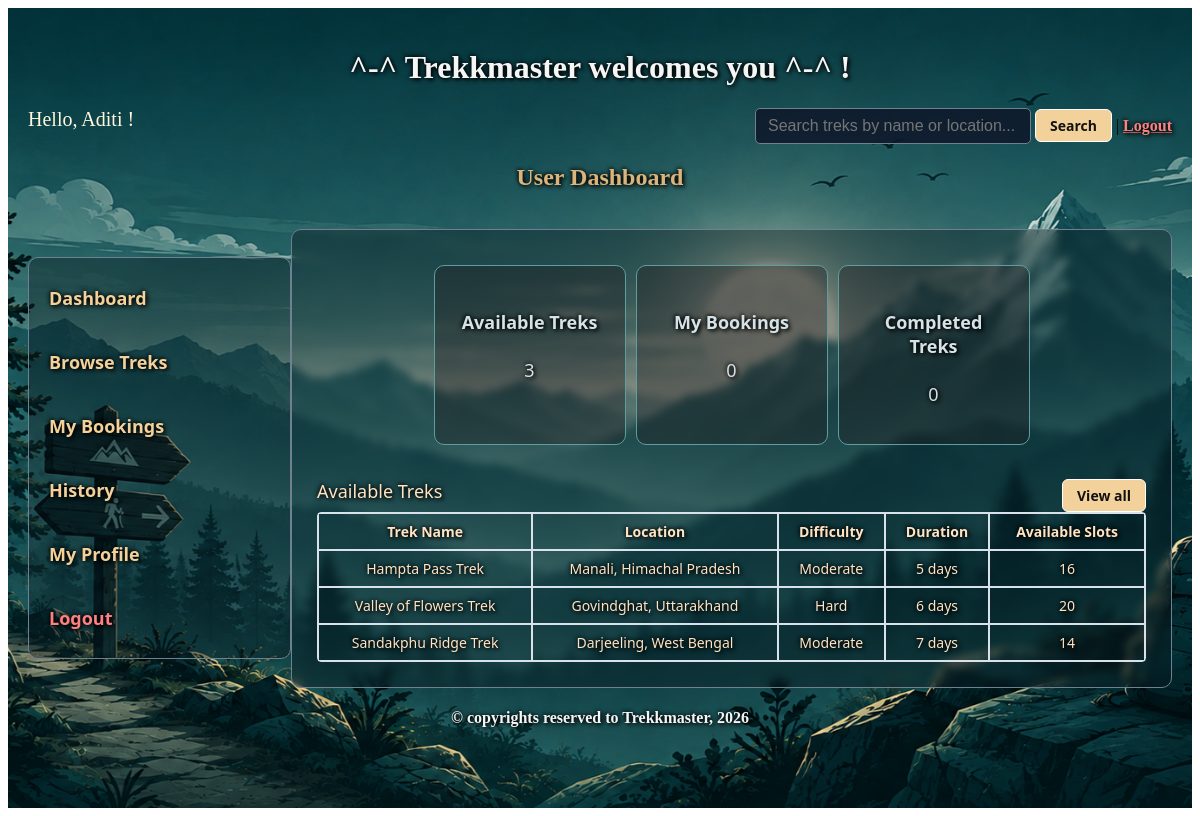
The page /user (signed in) on the database as committed earlier.
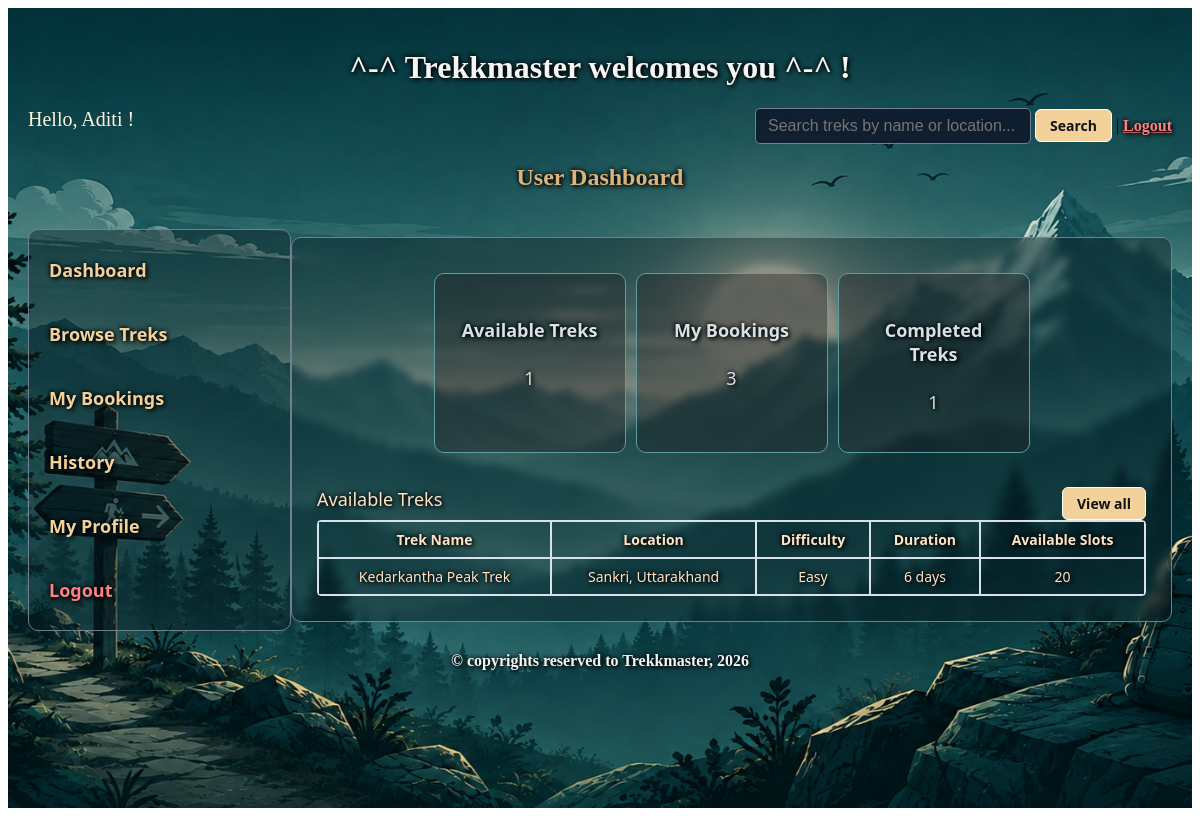
The same page on the database as committed later.
### models.py (models this page shows)
class Trek(db.Model):
    __tablename__='trek'
    trek_id = db.Column(db.Integer, primary_key=True, autoincrement=True)
    trek_name = db.Column(db.String, unique = True, nullable = False)
    location = db.Column(db.String, nullable = False)
    difficulty = db.Column(db.Integer, nullable=False, default=0)  #0-easy, 1-moderate, 2- hard
    staff_assigned = db.Column(db.Integer, db.ForeignKey('staff.staff_id'), nullable = False)
    status = db.Column(db.Integer, nullable=False, default=0)  #0-open, 1-closed, 2- completed
    duration = db.Column(db.Integer, nullable = False)
    description = db.Column(db.String, nullable = False)
    av_slots = db.Column(db.Integer, nullable = False)
    st_date = db.Column(db.Date, nullable = False)
    en_date = db.Column(db.Date, nullable = False)
    bookings = db.relationship("Bookings", cascade="all, delete", backref="trek")

### controller.py (the view)
@app.route('/user')
@login_required
def user_dash():
    user_id = session.get('user_id')
    if not user_id:
        return redirect(url_for('user_signin'))
    trekker = Trekker.query.filter_by(user_id=user_id).first()
    if not trekker:
        return redirect(url_for('user_signin'))
    booked_trek_ids = [b.trek_id for b in Bookings.query.filter_by(trekker_id=trekker.trekker_id).filter(Bookings.status != 1).all()]
    all_active_treks = Trek.query.filter(Trek.status == 1, Trek.av_slots > 0)
    unbooked_treks = [t for t in all_active_treks if t.trek_id not in booked_trek_ids]
    available_treks_count = len(unbooked_treks)
    available_treks = unbooked_treks[:3]
    my_bookings_count = Bookings.query.join(Trek).filter(
        Bookings.trekker_id == trekker.trekker_id,
        Bookings.status == 0,
        Trek.status == 1
    ).count()
    completed_treks_count = Bookings.query.join(Trek).filter(
        Bookings.trekker_id == trekker.trekker_id,
        (Bookings.status == 2) | (Trek.status == 3)
    ).count()
    return render_template("user_dash.html", user_name=trekker.full_name, available_treks_count=available_treks_count,
        my_bookings_count=my_bookings_count, completed_treks_count=completed_treks_count, available_treks=available_treks)

### app.py (called while the page is built)
@login_manager.user_loader
def load_user(user_id):
    return User_Details.query.get(int(user_id))

### templates/user_dash.html (shortened to what this page needs)
<!DOCTYPE html>
<html lang="en">
<head>
    <link rel="stylesheet" href="/static/main.css">
</head>
<body>
    <div class="container">
        <div class="center">
            <h1>^-^ Trekkmaster welcomes you ^-^ !</h1>
        </div>
        <div style="display: flex; justify-content: space-between;">
            <span style="text-align: left; color: cornsilk; font-size: 20px;">Hello, {{ user_name }} !</span>
            <span style="text-align: right;">
                <form action="{{ url_for('search') }}" method="GET">
                    <input type="text" name="q" placeholder="Search treks by name or location..." style="width: 250px">
                    <input type="submit" value="Search"> | <a href="/user_logout">Logout</a>
                </form>
            </span>
        </div>
        <h2 class="heading">User Dashboard</h2>
        <br>
        <div style="display: flex;">
            <div class="sidebar">
                <a href="{{ url_for('user_dash') }}" class="normal-text-link">Dashboard</a><br>
                <a href="{{ url_for('browse_treks') }}" class="normal-text-link">Browse Treks</a><br>
                <a href="{{ url_for('my_bookings') }}" class="normal-text-link">My Bookings</a><br>
                <a href="{{ url_for('my_history') }}" class="normal-text-link">History</a><br>
                <a href="{{ url_for('my_profile') }}" class="normal-text-link">My Profile</a><br>
                <a href="/user_logout" class="normal-text-link">Logout</a>
            </div>
            <div class="dash_style">
                <div style="display:flex; justify-content: center; gap:10px; margin-bottom: 10px; margin-top: 10px;">
                    <div class="single-metrics-card">
                        <h4>Available Treks</h4>
                        <p>{{ available_treks_count }}</p>
                    </div>
                    <div class="single-metrics-card">
                        <h4>My Bookings</h4>
                        <p>{{ my_bookings_count }}</p>
                    </div>
                    <div class="single-metrics-card">
                        <h4>Completed Treks</h4>
                        <p>{{ completed_treks_count }}</p>
                    </div>
                </div>
                <br>
                <table class="table" name="Recent Treks">
                    <caption>
                        <div style="display: flex; justify-content: space-between; width: 100%">
                            <span style="text-align: left; font-size: 18px;">Available Treks</span> <span
                                style="text-align:right;"><a href="{{ url_for('browse_treks') }}" ><button
                                        type="button">View all</button></a></span>
                        </div>
                    </caption>
                    <tr>
                        <th>Trek Name</th>
                        <th>Location</th>
                        <th>Difficulty</th>
                        <th>Duration</th>
                        <th>Available Slots</th>
                    </tr>
                    {% if available_treks %}
                    {% for trek in available_treks %}
                    <tr>
                        <td>{{ trek.trek_name }}</td>
                        <td>{{ trek.location }}</td>
                        <td>
                            {% if trek.difficulty == 0 %}Easy
                            {% elif trek.difficulty == 1 %}Moderate
                            {% elif trek.difficulty == 2 %}Hard
                            {% endif %}
                        </td>
                        <td>{{ trek.duration }} days</td>
                        <td>{{ trek.av_slots }}</td>
                    </tr>
                    {% endfor %}
                    {% else %}
                    <tr>
                        <td colspan="5">No available treks found.</td>
                    </tr>
                    {% endif %}
                </table>
            </div>
        </div>
        <div class="center">
            <h4>&copy; copyrights reserved to Trekkmaster, 2026</h4>
        </div>
    </div>
</body>
</html>

Rows that differ between the two databases and show on the page:
no longer on this page (row edited): Trek: trek_name "Hampta Pass Trek", location "Manali, Himachal Pradesh", difficulty "Moderate", duration "5", av_slots "16"
no longer on this page (row edited): Trek: trek_name "Valley of Flowers Trek", location "Govindghat, Uttarakhand", difficulty "Hard", duration "6", av_slots "20"
no longer on this page (row edited): Trek: trek_name "Sandakphu Ridge Trek", location "Darjeeling, West Bengal", difficulty "Moderate", duration "7", av_slots "14"
added Trek: trek_name "Kedarkantha Peak Trek", location "Sankri, Uttarakhand", difficulty "Easy", duration "6", av_slots "20"
Other text that changed with them:
{{ available_treks_count }}: "3" → "1"
{{ my_bookings_count }}: "0" → "3"
{{ completed_treks_count }}: "0" → "1"
